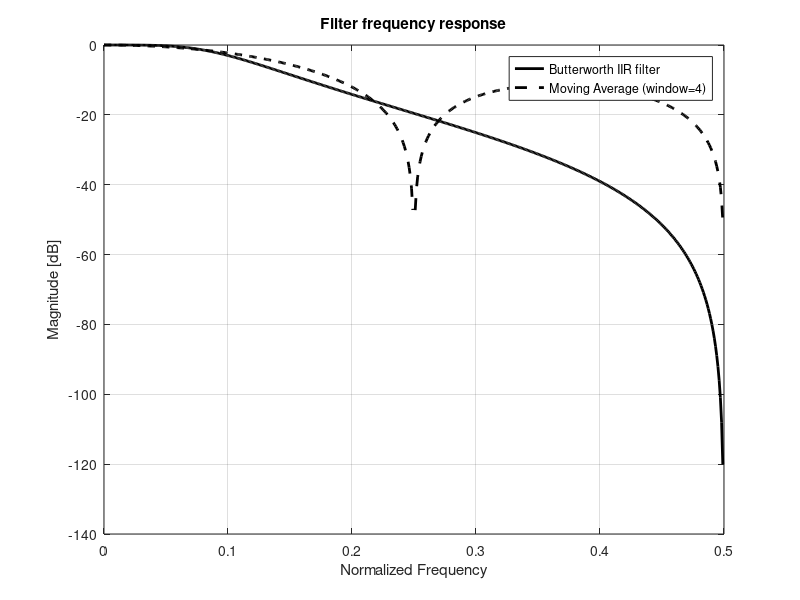

Here is the MATLAB script that generated this plot:
%% analyze_filter.m

%% Initialization
clear
close all
clc

%% analyze filter
% The filter parameters
n = 2;
wn = 0.2;

% Create the butterworth filter
[b, a] = butter(n, wn);

% Calculate the filter response
[h, w] = freqz(b, a);
[h_ma, w_ma] = freqz(ones(4,1)/4, 1);

% Plots
figure
plot(w/2/pi, mag2db(abs(h)), 'k', 'LineWidth', 2, ...
    'DisplayName', 'Butterworth IIR filter')
hold on
plot(w_ma/2/pi, mag2db(abs(h_ma)), 'k--', 'LineWidth', 2,...
    'DisplayName', 'Moving Average (window=4)')
xlabel('Normalized Frequency')
ylabel('Magnitude [dB]')
title('Filter frequency response')
legend('show')
grid on

% 
% figure
% plot(w_ma, mag2db(abs(h_ma)), 'k--', 'LineWidth', 2)
